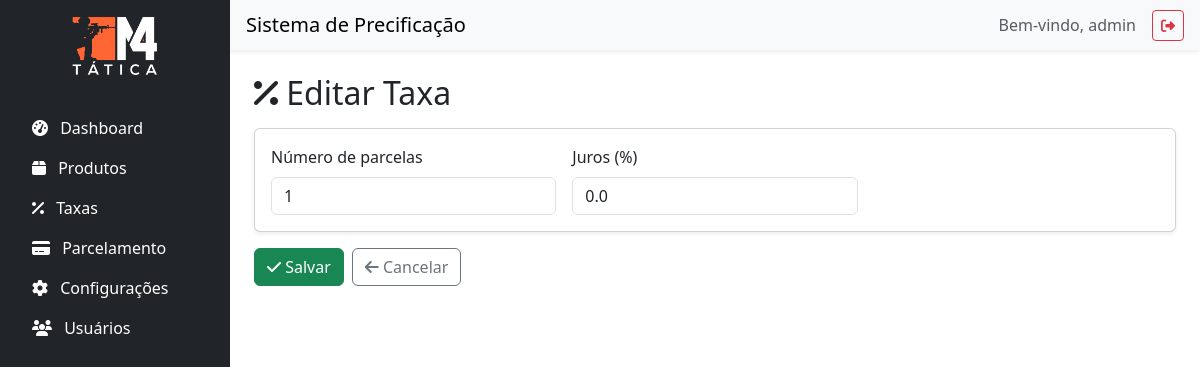
Page /taxa/editar/1 (signed in) on the committed database.
### app/models.py (models this page shows)
class User(UserMixin, db.Model):
    id = db.Column(db.Integer, primary_key=True)
    username = db.Column(db.String(64), unique=True, nullable=False)
    password = db.Column(db.String(128), nullable=False)

class Taxa(db.Model):
    id = db.Column(db.Integer, primary_key=True)
    numero_parcelas = db.Column(db.Integer, nullable=False)  # 1,2,3,... / 0 e negativos são inválidos
    juros = db.Column(db.Float, default=0.0)                 # armazenado em %

### app/main/routes.py (the view, shortened to what this page needs)
@main.route("/taxa/nova", methods=["GET", "POST"])
@main.route("/taxa/editar/<int:taxa_id>", methods=["GET", "POST"])
@login_required
def gerenciar_taxa(taxa_id=None):
    taxa = Taxa.query.get(taxa_id) if taxa_id else None
    return render_template("taxa_form.html", taxa=taxa)

### app/models.py (called while the page is built)
@login_manager.user_loader
def load_user(user_id):
    return User.query.get(int(user_id))

### app/templates/taxa_form.html
{% extends "base.html" %}
{% block content %}
<div class="d-flex justify-content-between align-items-center mb-3">
  <h2 class="mb-0">
    <i class="fas fa-percent"></i>
    {{ 'Editar Taxa' if taxa else 'Nova Taxa' }}
  </h2>
</div>
<form method="POST" action="">
  <div class="card shadow-sm mb-3">
    <div class="card-body">
      <div class="row g-3">
        <div class="col-md-4">
          <label class="form-label">Número de parcelas</label>
          <input type="number"
                 name="numero_parcelas"
                 class="form-control"
                 min="0"
                 required
                 value="{{ taxa.numero_parcelas if taxa else '' }}">
        </div>
        <div class="col-md-4">
          <label class="form-label">Juros (%)</label>
          <input type="number"
                 step="0.01"
                 name="juros"
                 class="form-control"
                 min="0"
                 required
                 value="{{ taxa.juros if taxa else '' }}">
        </div>
      </div>
    </div>
  </div>
  <div class="d-flex gap-2">
    <button type="submit" class="btn btn-success">
      <i class="fas fa-check"></i> Salvar
    </button>
    <a href="{{ url_for('main.taxas') }}" class="btn btn-outline-secondary">
      <i class="fas fa-arrow-left"></i> Cancelar
    </a>
  </div>
</form>
{% endblock %}

### app/templates/base.html (shortened to what this page needs)
<!DOCTYPE html>
<html lang="pt-BR">
<head>
    <link href="https://cdn.jsdelivr.net/npm/bootstrap@5.3.0/dist/css/bootstrap.min.css" rel="stylesheet">
    <link href="https://cdnjs.cloudflare.com/ajax/libs/font-awesome/6.4.0/css/all.min.css" rel="stylesheet">
    <link href="{{ url_for('static', filename='css/style.css') }}" rel="stylesheet">
</head>
<body>
    <div class="d-flex">
        <nav id="sidebar" class="bg-dark text-white p-3" style="width: 230px; min-height: 100vh;">
            <div class="text-center mb-4">
                <img src="{{ url_for('static', filename='img/logo.png') }}" alt="Logo" class="img-fluid mb-2" style="max-height: 60px;">
            </div>
            <ul class="nav flex-column">
                <li class="nav-item">
                    <a class="nav-link text-white {% if request.endpoint == 'main.dashboard' %}active border-start border-3 border-danger{% endif %}" href="{{ url_for('main.dashboard') }}">
                        <i class="fas fa-tachometer-alt me-2"></i> Dashboard
                    </a>
                </li>
                <li class="nav-item">
                    <a class="nav-link text-white {% if request.endpoint == 'main.produtos' %}active border-start border-3 border-danger{% endif %}" href="{{ url_for('main.produtos') }}">
                        <i class="fas fa-box me-2"></i> Produtos
                    </a>
                </li>
                <li class="nav-item">
                    <a class="nav-link text-white {% if request.endpoint == 'main.taxas' %}active border-start border-3 border-danger{% endif %}" href="{{ url_for('main.taxas') }}">
                        <i class="fas fa-percent me-2"></i> Taxas
                    </a>
                </li>
                <li class="nav-item">
                    <a class="nav-link text-white {% if request.endpoint == 'main.parcelamento_index' %}active border-start border-3 border-danger{% endif %}" href="{{ url_for('main.parcelamento_index') }}">
                        <i class="fas fa-credit-card me-2"></i> Parcelamento
                    </a>
                </li>
<li class="nav-item">
  <a class="nav-link text-white {% if request.endpoint in ['main.configuracoes_listar','main.configuracao_editar'] %}active border-start border-3 border-danger{% endif %}"
     href="{{ url_for('main.configuracoes') }}">
    <i class="fas fa-gear me-2"></i> Configurações
  </a>
</li>
<li class="nav-item">
    <a class="nav-link text-white {% if request.endpoint in ['main.usuarios', 'main.gerenciar_usuario'] %}active border-start border-3 border-danger{% endif %}"
       href="{{ url_for('main.usuarios') }}">
        <i class="fas fa-users me-2"></i> Usuários
    </a>
</li>
            </ul>
        </nav>
        <div class="flex-grow-1">
            <nav class="navbar navbar-light bg-light px-3 shadow-sm">
                <span class="navbar-brand mb-0 h6">Sistema de Precificação</span>
                <div class="d-flex align-items-center">
                    <span class="me-3 text-muted">
    Bem-vindo, {{ current_user.username }}
</span>
                    <a href="{{ url_for('main.logout') }}" class="btn btn-sm btn-outline-danger" title="Sair">
                        <i class="fas fa-sign-out-alt"></i>
                    </a>
                </div>
            </nav>
            <div class="container-fluid p-4">
                {% block content %}{% endblock %}
            </div>
        </div>
    </div>
</body>
</html>

### rows in the picture
User: username "admin"
Taxa: numero_parcelas "1", juros "0.0"

### other values in the picture
{{ 'Editar Taxa' if taxa else 'Nova Taxa' }} "Editar Taxa"
